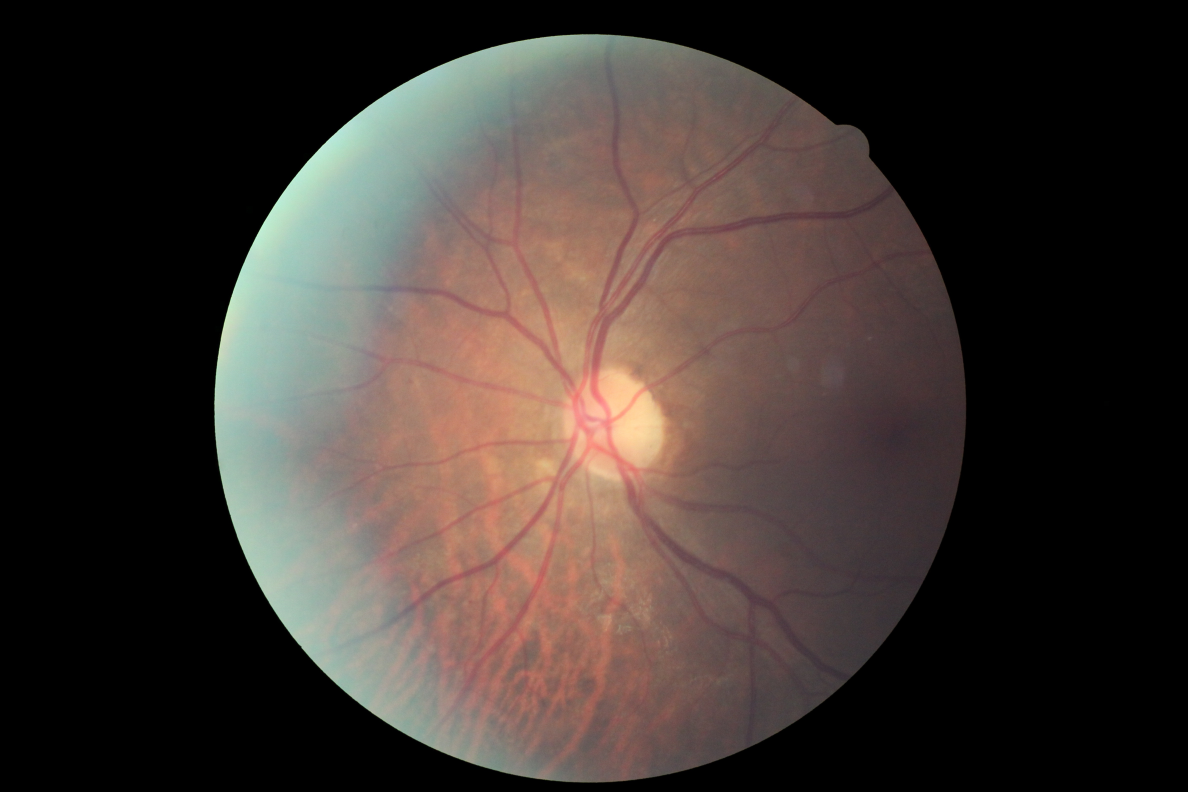
#> input picture data/sample/10_left.jpeg, 4752 x 3168 px (shown at 1/4 size); its folder holds only this picture in this run
$ jupyter execute --allow-errors '1 Preprocessing.ipynb'   (shell and % lines are left out)
#> lines starting #> are read from the running program, lines starting #| are printed output that depends on the picture; after the words box and inside, x2 and y2 are one past the last pixel; in counts of white or black regions, pixels touching at a corner belong together
## Preprocessing

*Partially Adopted from https://github.com/btgraham/SparseConvNet/blob/kaggle_Diabetic_Retinopathy_competition/Data/kaggleDiabeticRetinopathy/preprocessImages.py*

1. Images are rescaled to have the same radius.
2. The local average color is subtracted
3. Images are clipped to 90% of the size.

[cell 1]
import cv2, glob
import numpy as np
import matplotlib.pyplot as plt
from os.path import join, exists
from os import listdir, makedirs

[cell 2]
# partially from https://stackoverflow.com/questions/19471814/display-multiple-images-in-one-ipython-notebook-cell

def plot_images(images):
    plt.figure(figsize=(10, 10))
    columns = 2
    for i, image in enumerate(images):
        plt.subplot(len(images) / columns + 1, columns, i + 1)
        plt.imshow(image)

###  Radius Scaling

[cell 3]
def scaleRadius(img,scale):
    x=img[img.shape[0]//2,:,:].sum(1)
    r=(x>x.mean()/10).sum()/2
    s=scale*1.0/r
    return cv2.resize(img,(0,0),fx=s,fy=s)

[cell 4]
read_path = join('sample', '16_left.jpeg')
scale = 300
img = cv2.imread(read_path)
#> (the rest of this cell did not finish here and is left out)

### Mean subtraction and Clipping

[cell 5]
read_path = join('sample', '16_left.jpeg')
scale = 300

img = cv2.imread(read_path)
#> (the rest of this cell did not finish here and is left out)


b = np.zeros(img2.shape)
cv2.circle(b,(img2.shape[1]//2,img2.shape[0]//2),int(scale*0.9),(1,1,1),-1,8,0)
img3 = cv2.addWeighted(img2,4,cv2.GaussianBlur(img2,(0,0),scale/30),-4,128)*b+128*(1-b)


img = cv2.cvtColor(img, cv2.COLOR_BGR2RGB)
img2 = cv2.cvtColor(img2, cv2.COLOR_BGR2RGB)
img3 = cv2.cvtColor(np.float32(img3), cv2.COLOR_BGR2RGB)
plot_images([img, img2, img3])

### Complete Function to process folder of images

[cell 6]
def preprocess(folder='sample', scales=[300], save_path_same=True, target_size=(0,0)):

#> called with folder = 'sample', save_path_same = True, target_size = (0, 0)
    for scale in scales:
        if (save_path_same):
            write_folder = folder+'_'+str(scale)
        else:
            write_folder = 'processed_'+str(scale)

        if not exists(write_folder):
            makedirs(write_folder)

        for f in listdir(folder):
            try:
                read_path = join(folder, f)
                a = cv2.imread(read_path)
#> a is the input picture: shape (3168, 4752, 3); mean B, G, R 49.9, 54.6, 64.1
                a = scaleRadius(a,scale)
#> call 3 of scaleRadius, with scale = 300
#> in scaleRadius (call 3), `x=img[img.shape[0]//2,:,:].sum(1)`: x = 4752 values, max 616 at index 2517, min 0 at index 0, mean 241.9
#> in scaleRadius (call 3), `r=(x>x.mean()/10).sum()/2`: r = 1504.5
#> in scaleRadius (call 3), `s=scale*1.0/r`: s = 0.199
#> in scaleRadius (call 3), `return cv2.resize(img,(0,0),fx=s,fy=s)`:
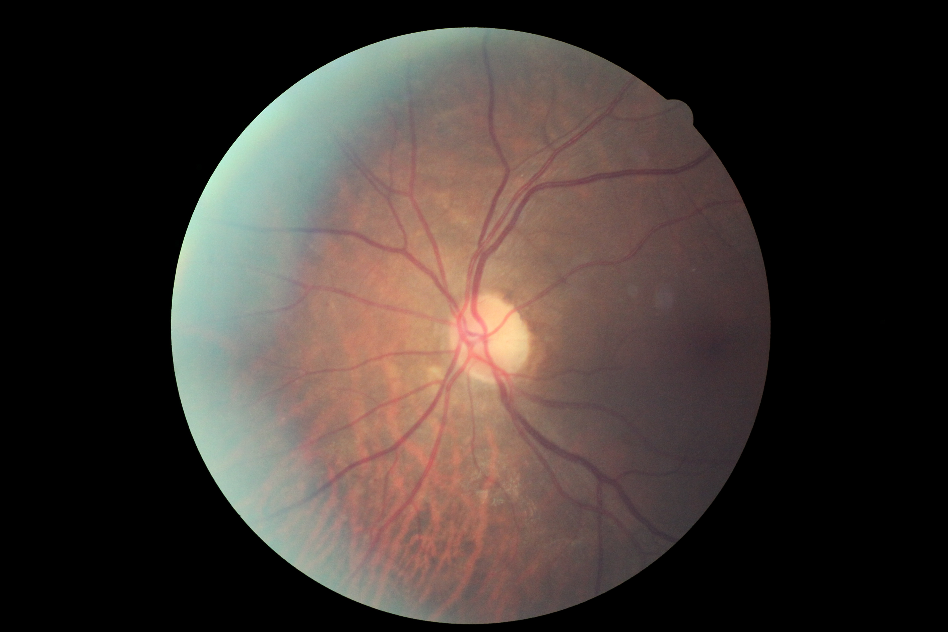
#> returned value: shape (632, 948, 3); mean of channels 0, 1, 2 49.8, 54.5, 64; drawn as B, G, R
                b = np.zeros(a.shape)
                cv2.circle(b,(a.shape[1]//2,a.shape[0]//2),int(scale*0.9),(1,1,1),-1,8,0)
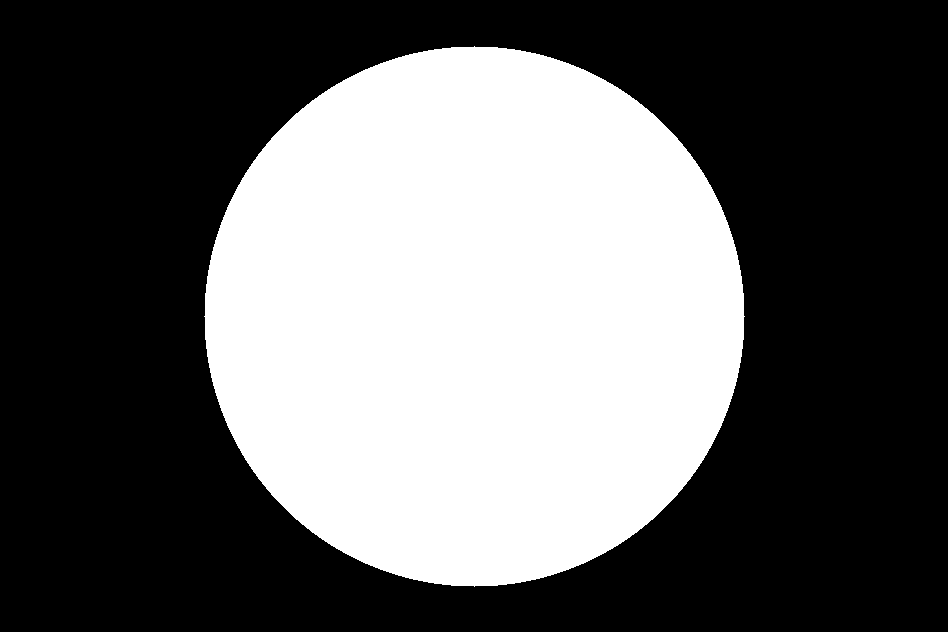
#> b: shape (632, 948, 3) float64; values 0 (black) and 1 (white), 38.2% white; 1 white region, box (x1, y1, x2, y2) and area: (204, 46, 745, 587) 228977
                aa = cv2.addWeighted(a,4,cv2.GaussianBlur(a,(0,0),scale/30),-4,128)*b+128*(1-b)
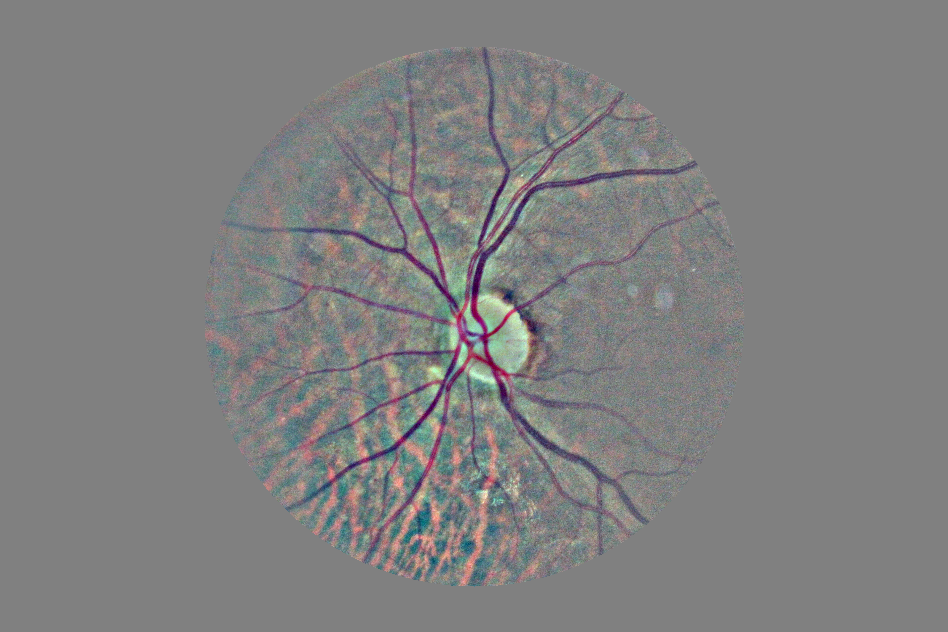
#> aa: shape (632, 948, 3) float64; mean B, G, R 127.9, 127.8, 128
                if (target_size != (0,0)):
                    aa = cv2.resize(aa, target_size)
                boo = cv2.imwrite(join(write_folder, f), aa)

                print("Processed Image: ", f)
                print("Save Location: ", join(write_folder, f))
                print("Success: ", boo)
#| Success:  True
                print("New Dimensions: ", aa.shape[0], " X ", aa.shape[1])
#| New Dimensions:  632  X  948
                print("______________________________________________\n")

            except:
                print("Could not process file: ", f)

$ run again, on data/sample/15_left.jpeg
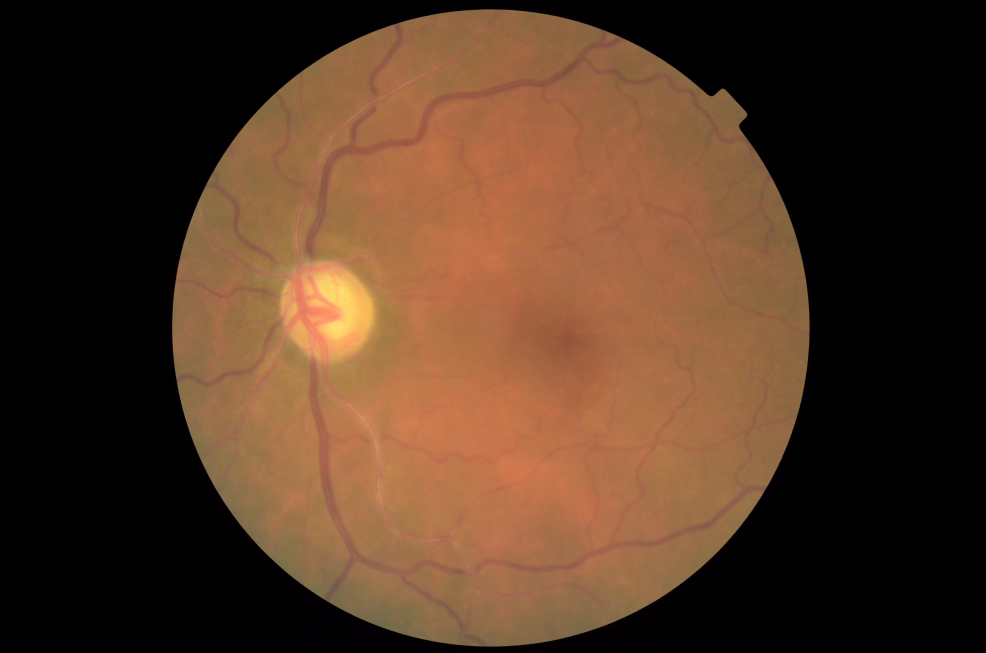
#> input picture data/sample/15_left.jpeg, 4928 x 3264 px (shown at 1/5 size)
#> in preprocess, a is the input picture: shape (3264, 4928, 3); mean B, G, R 35.7, 55, 82.3
#> in preprocess, `cv2.circle(b,(a.shape[1]//2,a.shape[0]//2),int(scale*0.9),(1,1,1),-1,8..`:
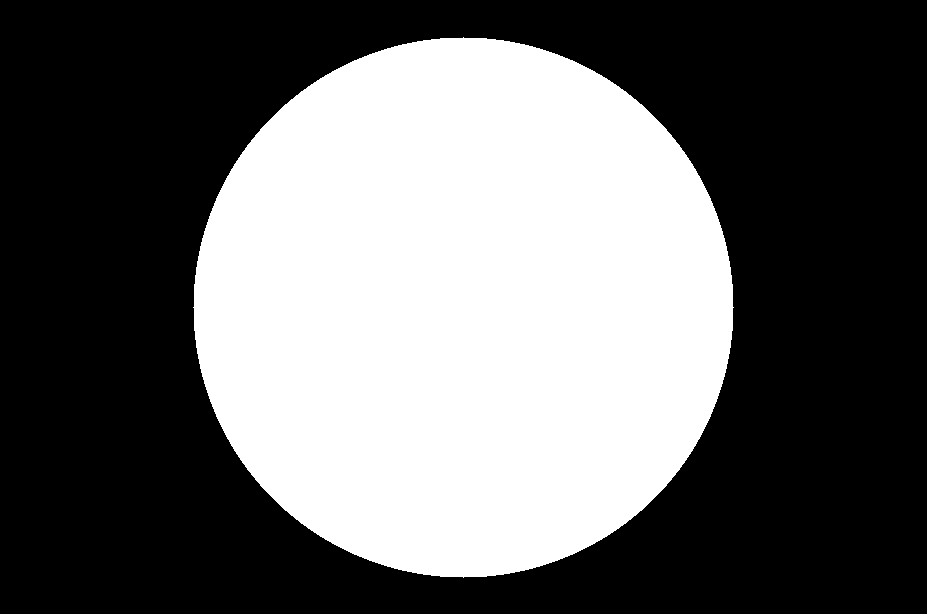
#> b: shape (614, 927, 3) float64; values 0 (black) and 1 (white), 40.2% white; 1 white region, box (x1, y1, x2, y2) and area: (193, 37, 734, 578) 228977
#> in preprocess, `aa = cv2.addWeighted(a,4,cv2.GaussianBlur(a,(0,0),scale/30),-4,128)*b+..`:
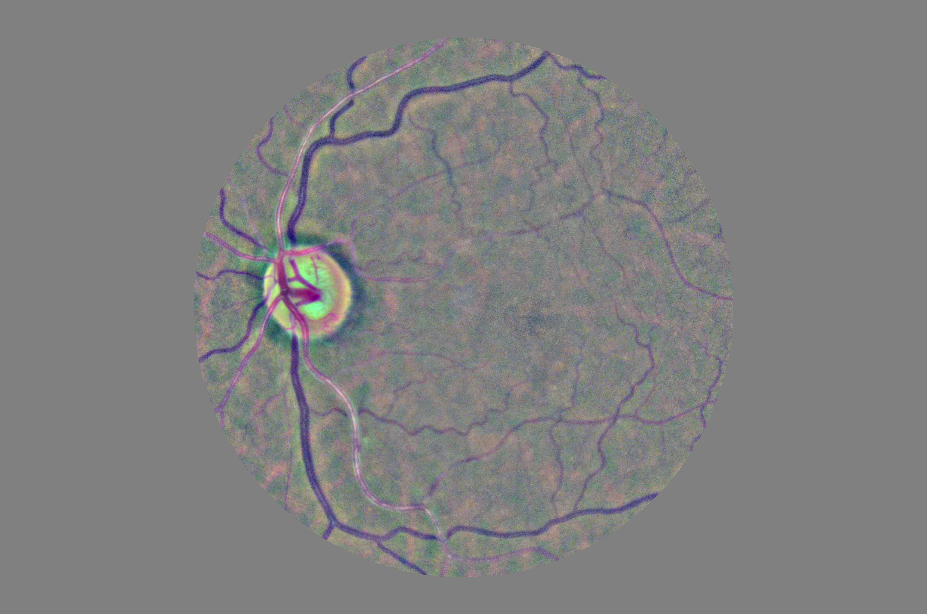
#> aa: shape (614, 927, 3) float64; mean B, G, R 128, 128, 128.2
#| Success:  True
#| New Dimensions:  614  X  927

$ run again, on data/sample/15_right.jpeg
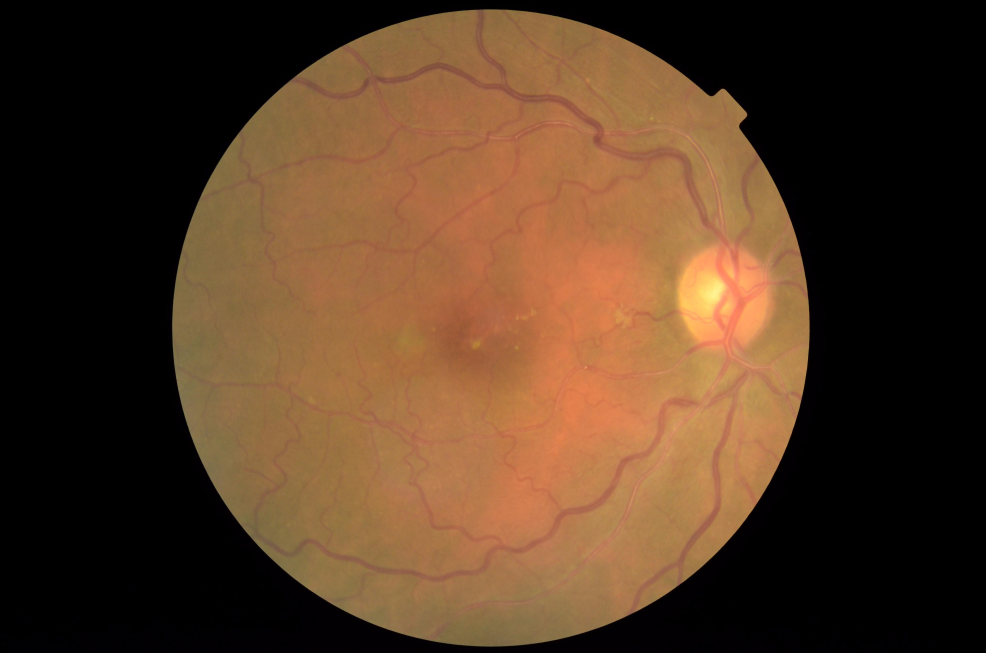
#> input picture data/sample/15_right.jpeg, 4928 x 3264 px (shown at 1/5 size)
#> in preprocess, a is the input picture: shape (3264, 4928, 3); mean B, G, R 36, 58.2, 84.8
#> in preprocess, `cv2.circle(b,(a.shape[1]//2,a.shape[0]//2),int(scale*0.9),(1,1,1),-1,8..`:
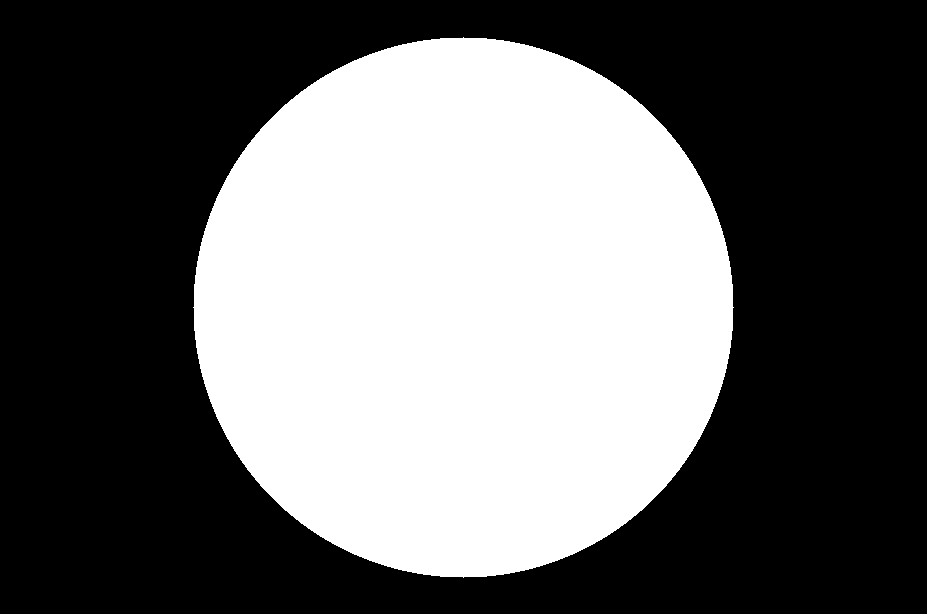
#> b: shape (614, 927, 3) float64; values 0 (black) and 1 (white), 40.2% white; 1 white region, box (x1, y1, x2, y2) and area: (193, 37, 734, 578) 228977
#> in preprocess, `aa = cv2.addWeighted(a,4,cv2.GaussianBlur(a,(0,0),scale/30),-4,128)*b+..`:
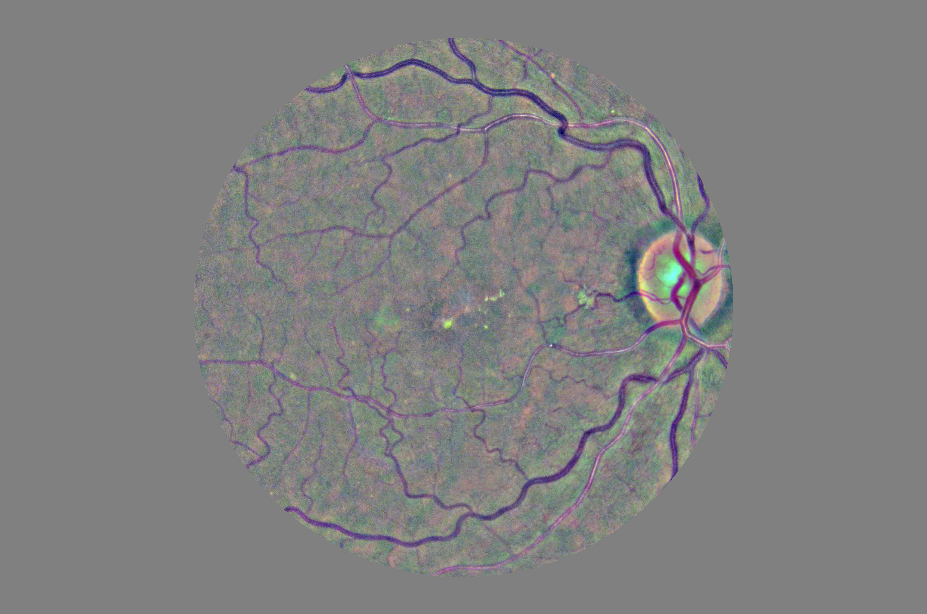
#> aa: shape (614, 927, 3) float64; mean B, G, R 128.1, 128.1, 128.3
#| Success:  True
#| New Dimensions:  614  X  927

$ run again, on data/sample/10_right.jpeg
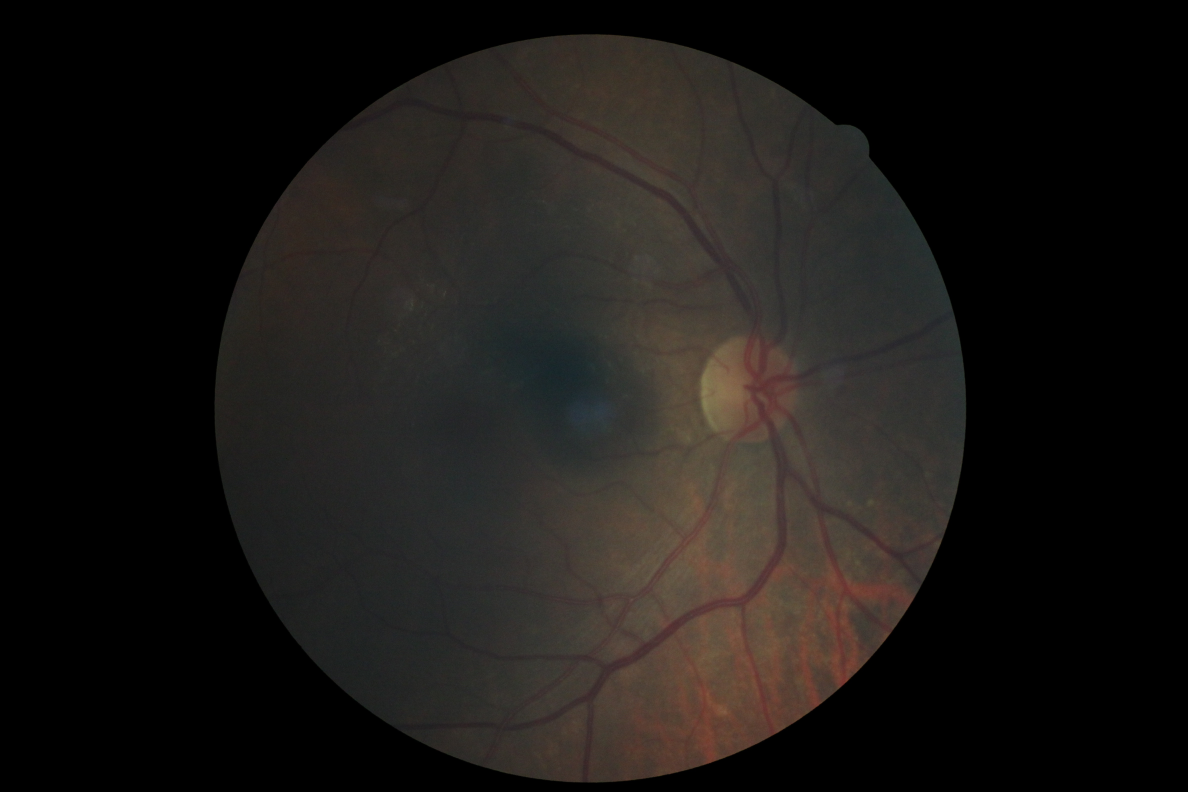
#> input picture data/sample/10_right.jpeg, 4752 x 3168 px (shown at 1/4 size)
#> in preprocess, a is the input picture: shape (3168, 4752, 3); mean B, G, R 21.8, 24.3, 27
#> x = 4752 values, max 355 at index 2920, min 0 at index 0, mean 97.54
#> r = 1503.5
#> s = 0.2
#> in scaleRadius (call 3), `return cv2.resize(img,(0,0),fx=s,fy=s)`:
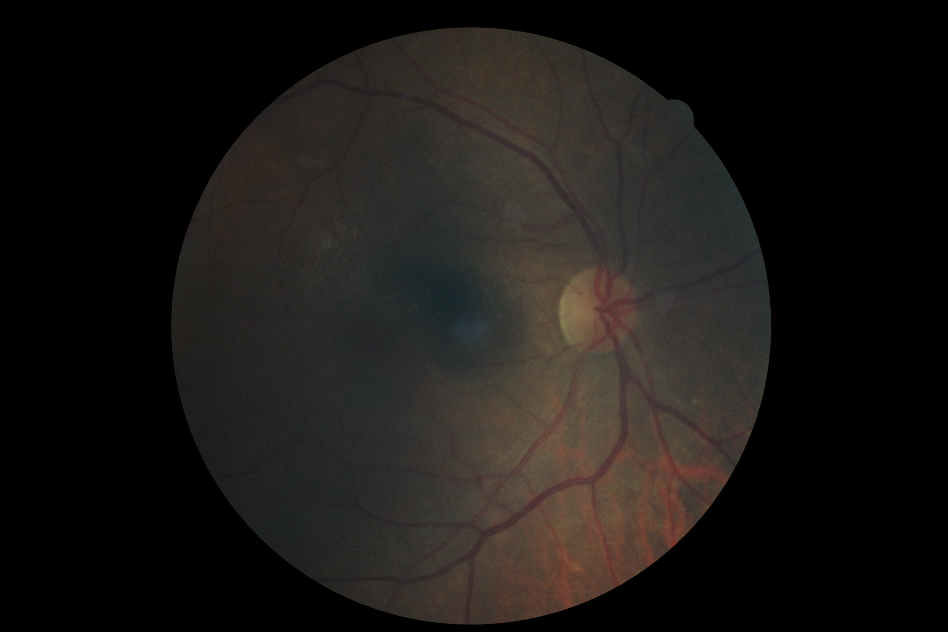
#> returned value: shape (632, 948, 3); mean of channels 0, 1, 2 21.8, 24.2, 27; drawn as B, G, R
#> b: shape (632, 948, 3) float64; values 0 (black) and 1 (white), 38.2% white; 1 white region, box (x1, y1, x2, y2) and area: (204, 46, 745, 587) 228977
#> in preprocess, `aa = cv2.addWeighted(a,4,cv2.GaussianBlur(a,(0,0),scale/30),-4,128)*b+..`:
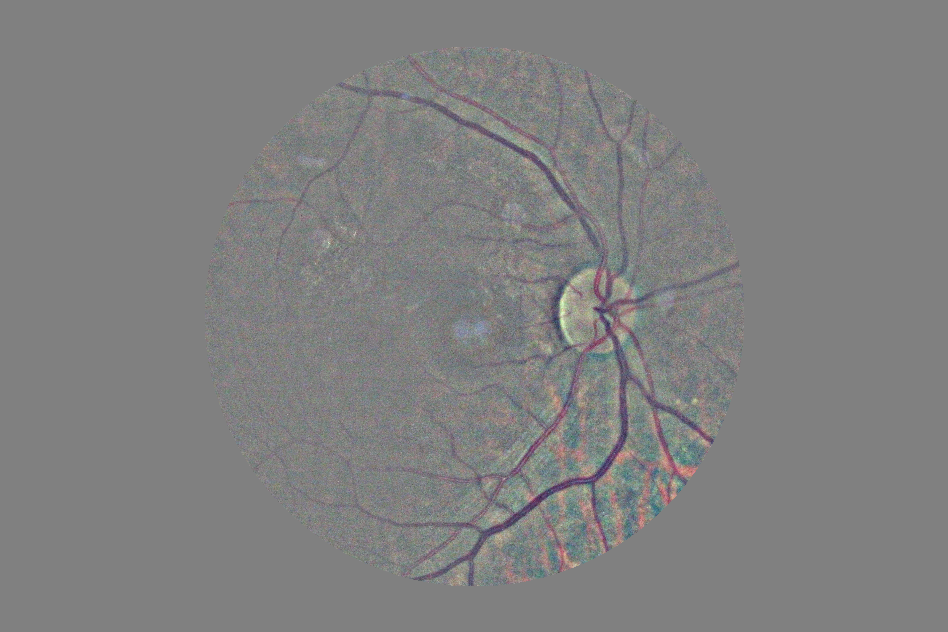
#> aa: shape (632, 948, 3) float64; mean B, G, R 128, 128.1, 128.1
#| Success:  True
#| New Dimensions:  632  X  948
